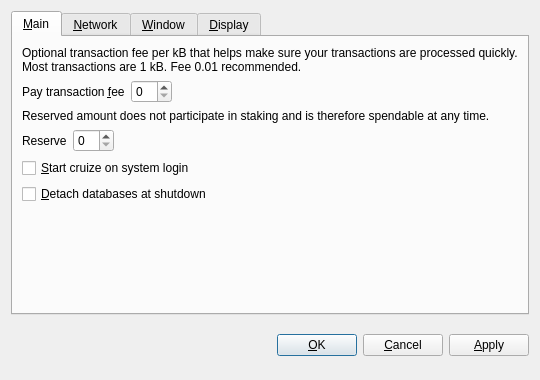
<?xml version="1.0" encoding="UTF-8"?>
<ui version="4.0">
 <class>OptionsDialog</class>
 <widget class="QDialog" name="OptionsDialog">
  <property name="geometry">
   <rect>
    <x>0</x>
    <y>0</y>
    <width>540</width>
    <height>380</height>
   </rect>
  </property>
  <property name="windowTitle">
   <string>Options</string>
  </property>
  <property name="modal">
   <bool>true</bool>
  </property>
  <layout class="QVBoxLayout" name="verticalLayout">
   <item>
    <widget class="QTabWidget" name="tabWidget">
     <property name="tabPosition">
      <enum>QTabWidget::North</enum>
     </property>
     <property name="currentIndex">
      <number>0</number>
     </property>
     <widget class="QWidget" name="tabMain">
      <attribute name="title">
       <string>&amp;Main</string>
      </attribute>
      <layout class="QVBoxLayout" name="verticalLayout_Main">
       <item>
        <widget class="QLabel" name="transactionFeeInfoLabel">
         <property name="text">
          <string>Optional transaction fee per kB that helps make sure your transactions are processed quickly. Most transactions are 1 kB. Fee 0.01 recommended.</string>
         </property>
         <property name="textFormat">
          <enum>Qt::PlainText</enum>
         </property>
         <property name="wordWrap">
          <bool>true</bool>
         </property>
        </widget>
       </item>
       <item>
        <layout class="QHBoxLayout" name="horizontalLayoutFee">
         <item>
          <widget class="QLabel" name="transactionFeeLabel">
           <property name="text">
            <string>Pay transaction &amp;fee</string>
           </property>
           <property name="textFormat">
            <enum>Qt::PlainText</enum>
           </property>
           <property name="buddy">
            <cstring>transactionFee</cstring>
           </property>
          </widget>
         </item>
         <item>
          <widget class="BitcoinAmountField" name="transactionFee"/>
         </item>
         <item>
          <spacer name="horizontalSpacerFee">
           <property name="orientation">
            <enum>Qt::Horizontal</enum>
           </property>
           <property name="sizeHint" stdset="0">
            <size>
             <width>40</width>
             <height>20</height>
            </size>
           </property>
          </spacer>
         </item>
        </layout>
       </item>
       <item>
        <widget class="QLabel" name="reserveBalanceInfoLabel">
         <property name="text">
          <string>Reserved amount does not participate in staking and is therefore spendable at any time.</string>
         </property>
         <property name="textFormat">
          <enum>Qt::PlainText</enum>
         </property>
         <property name="wordWrap">
          <bool>true</bool>
         </property>
        </widget>
       </item>
       <item>
        <layout class="QHBoxLayout" name="horizontalLayoutReserveBalance">
         <item>
          <widget class="QLabel" name="reserveBalanceLabel">
           <property name="text">
            <string>Reserve</string>
           </property>
           <property name="textFormat">
            <enum>Qt::PlainText</enum>
           </property>
           <property name="buddy">
            <cstring>reserveBalance</cstring>
           </property>
          </widget>
         </item>
         <item>
          <widget class="BitcoinAmountField" name="reserveBalance"/>
         </item>
         <item>
          <spacer name="horizontalSpacerReserveBalance">
           <property name="orientation">
            <enum>Qt::Horizontal</enum>
           </property>
           <property name="sizeHint" stdset="0">
            <size>
             <width>40</width>
             <height>20</height>
            </size>
           </property>
          </spacer>
         </item>
        </layout>
       </item>
       <item>
        <widget class="QCheckBox" name="bitcoinAtStartup">
         <property name="toolTip">
          <string>Automatically start cruize after logging in to the system.</string>
         </property>
         <property name="text">
          <string>&amp;Start cruize on system login</string>
         </property>
        </widget>
       </item>
       <item>
        <widget class="QCheckBox" name="detachDatabases">
         <property name="toolTip">
          <string>Detach block and address databases at shutdown. This means they can be moved to another data directory, but it slows down shutdown. The wallet is always detached.</string>
         </property>
         <property name="text">
          <string>&amp;Detach databases at shutdown</string>
         </property>
        </widget>
       </item>
       <item>
        <spacer name="verticalSpacer_Main">
         <property name="orientation">
          <enum>Qt::Vertical</enum>
         </property>
         <property name="sizeHint" stdset="0">
          <size>
           <width>20</width>
           <height>40</height>
          </size>
         </property>
        </spacer>
       </item>
      </layout>
     </widget>
     <widget class="QWidget" name="tabNetwork">
      <attribute name="title">
       <string>&amp;Network</string>
      </attribute>
      <layout class="QVBoxLayout" name="verticalLayout_Network">
       <item>
        <widget class="QCheckBox" name="mapPortUpnp">
         <property name="toolTip">
          <string>Automatically open the cruize client port on the router. This only works when your router supports UPnP and it is enabled.</string>
         </property>
         <property name="text">
          <string>Map port using &amp;UPnP</string>
         </property>
        </widget>
       </item>
       <item>
        <widget class="QCheckBox" name="connectSocks">
         <property name="toolTip">
          <string>Connect to the cruize network through a SOCKS proxy (e.g. when connecting through Tor).</string>
         </property>
         <property name="text">
          <string>&amp;Connect through SOCKS proxy:</string>
         </property>
        </widget>
       </item>
       <item>
        <layout class="QHBoxLayout" name="horizontalLayout_Network">
         <item>
          <widget class="QLabel" name="proxyIpLabel">
           <property name="text">
            <string>Proxy &amp;IP:</string>
           </property>
           <property name="textFormat">
            <enum>Qt::PlainText</enum>
           </property>
           <property name="buddy">
            <cstring>proxyIp</cstring>
           </property>
          </widget>
         </item>
         <item>
          <widget class="QValidatedLineEdit" name="proxyIp">
           <property name="maximumSize">
            <size>
             <width>140</width>
             <height>16777215</height>
            </size>
           </property>
           <property name="toolTip">
            <string>IP address of the proxy (e.g. 127.0.0.1)</string>
           </property>
          </widget>
         </item>
         <item>
          <widget class="QLabel" name="proxyPortLabel">
           <property name="text">
            <string>&amp;Port:</string>
           </property>
           <property name="textFormat">
            <enum>Qt::PlainText</enum>
           </property>
           <property name="buddy">
            <cstring>proxyPort</cstring>
           </property>
          </widget>
         </item>
         <item>
          <widget class="QLineEdit" name="proxyPort">
           <property name="maximumSize">
            <size>
             <width>55</width>
             <height>16777215</height>
            </size>
           </property>
           <property name="toolTip">
            <string>Port of the proxy (e.g. 9050)</string>
           </property>
          </widget>
         </item>
         <item>
          <widget class="QLabel" name="socksVersionLabel">
           <property name="text">
            <string>SOCKS &amp;Version:</string>
           </property>
           <property name="textFormat">
            <enum>Qt::PlainText</enum>
           </property>
           <property name="buddy">
            <cstring>socksVersion</cstring>
           </property>
          </widget>
         </item>
         <item>
          <widget class="QValueComboBox" name="socksVersion">
           <property name="toolTip">
            <string>SOCKS version of the proxy (e.g. 5)</string>
           </property>
          </widget>
         </item>
         <item>
          <spacer name="horizontalSpacer_Network">
           <property name="orientation">
            <enum>Qt::Horizontal</enum>
           </property>
           <property name="sizeHint" stdset="0">
            <size>
             <width>40</width>
             <height>20</height>
            </size>
           </property>
          </spacer>
         </item>
        </layout>
       </item>
       <item>
        <spacer name="verticalSpacer_Network">
         <property name="orientation">
          <enum>Qt::Vertical</enum>
         </property>
         <property name="sizeHint" stdset="0">
          <size>
           <width>20</width>
           <height>40</height>
          </size>
         </property>
        </spacer>
       </item>
      </layout>
     </widget>
     <widget class="QWidget" name="tabWindow">
      <attribute name="title">
       <string>&amp;Window</string>
      </attribute>
      <layout class="QVBoxLayout" name="verticalLayout_Window">
       <item>
        <widget class="QCheckBox" name="minimizeToTray">
         <property name="toolTip">
          <string>Show only a tray icon after minimizing the window.</string>
         </property>
         <property name="text">
          <string>&amp;Minimize to the tray instead of the taskbar</string>
         </property>
        </widget>
       </item>
       <item>
        <widget class="QCheckBox" name="minimizeOnClose">
         <property name="toolTip">
          <string>Minimize instead of exit the application when the window is closed. When this option is enabled, the application will be closed only after selecting Quit in the menu.</string>
         </property>
         <property name="text">
          <string>M&amp;inimize on close</string>
         </property>
        </widget>
       </item>
       <item>
        <spacer name="verticalSpacer_Window">
         <property name="orientation">
          <enum>Qt::Vertical</enum>
         </property>
         <property name="sizeHint" stdset="0">
          <size>
           <width>20</width>
           <height>40</height>
          </size>
         </property>
        </spacer>
       </item>
      </layout>
     </widget>
     <widget class="QWidget" name="tabDisplay">
      <attribute name="title">
       <string>&amp;Display</string>
      </attribute>
      <layout class="QVBoxLayout" name="verticalLayout_Display">
       <item>
        <layout class="QHBoxLayout" name="horizontalLayout_1_Display">
         <item>
          <widget class="QLabel" name="langLabel">
           <property name="text">
            <string>User Interface &amp;language:</string>
           </property>
           <property name="textFormat">
            <enum>Qt::PlainText</enum>
           </property>
           <property name="buddy">
            <cstring>lang</cstring>
           </property>
          </widget>
         </item>
         <item>
          <widget class="QValueComboBox" name="lang">
           <property name="toolTip">
            <string>The user interface language can be set here. This setting will take effect after restarting cruize.</string>
           </property>
          </widget>
         </item>
        </layout>
       </item>
       <item>
        <layout class="QHBoxLayout" name="horizontalLayout_2_Display">
         <item>
          <widget class="QLabel" name="unitLabel">
           <property name="text">
            <string>&amp;Unit to show amounts in:</string>
           </property>
           <property name="textFormat">
            <enum>Qt::PlainText</enum>
           </property>
           <property name="buddy">
            <cstring>unit</cstring>
           </property>
          </widget>
         </item>
         <item>
          <widget class="QValueComboBox" name="unit">
           <property name="toolTip">
            <string>Choose the default subdivision unit to show in the interface and when sending coins.</string>
           </property>
          </widget>
         </item>
        </layout>
       </item>
       <item>
        <widget class="QCheckBox" name="displayAddresses">
         <property name="toolTip">
          <string>Whether to show cruize addresses in the transaction list or not.</string>
         </property>
         <property name="text">
          <string>&amp;Display addresses in transaction list</string>
         </property>
        </widget>
       </item>
       <item>
        <widget class="QCheckBox" name="coinControlFeatures">
         <property name="toolTip">
          <string>Whether to show coin control features or not.</string>
         </property>
         <property name="text">
          <string>Display coin &amp;control features (experts only!)</string>
         </property>
        </widget>
       </item>
       <item>
        <spacer name="verticalSpacer_Display">
         <property name="orientation">
          <enum>Qt::Vertical</enum>
         </property>
         <property name="sizeHint" stdset="0">
          <size>
           <width>20</width>
           <height>40</height>
          </size>
         </property>
        </spacer>
       </item>
      </layout>
     </widget>
    </widget>
   </item>
   <item>
    <layout class="QHBoxLayout" name="horizontalLayout_Buttons">
     <item>
      <spacer name="horizontalSpacer_1">
       <property name="orientation">
        <enum>Qt::Horizontal</enum>
       </property>
       <property name="sizeHint" stdset="0">
        <size>
         <width>40</width>
         <height>48</height>
        </size>
       </property>
      </spacer>
     </item>
     <item>
      <widget class="QLabel" name="statusLabel">
       <property name="font">
        <font>
         <weight>50</weight>
         <bold>false</bold>
        </font>
       </property>
       <property name="text">
        <string/>
       </property>
       <property name="textFormat">
        <enum>Qt::PlainText</enum>
       </property>
       <property name="wordWrap">
        <bool>true</bool>
       </property>
      </widget>
     </item>
     <item>
      <spacer name="horizontalSpacer_2">
       <property name="orientation">
        <enum>Qt::Horizontal</enum>
       </property>
       <property name="sizeHint" stdset="0">
        <size>
         <width>40</width>
         <height>48</height>
        </size>
       </property>
      </spacer>
     </item>
     <item>
      <widget class="QPushButton" name="okButton">
       <property name="text">
        <string>&amp;OK</string>
       </property>
      </widget>
     </item>
     <item>
      <widget class="QPushButton" name="cancelButton">
       <property name="text">
        <string>&amp;Cancel</string>
       </property>
       <property name="autoDefault">
        <bool>false</bool>
       </property>
      </widget>
     </item>
     <item>
      <widget class="QPushButton" name="applyButton">
       <property name="text">
        <string>&amp;Apply</string>
       </property>
       <property name="autoDefault">
        <bool>false</bool>
       </property>
      </widget>
     </item>
    </layout>
   </item>
  </layout>
 </widget>
 <customwidgets>
  <customwidget>
   <class>BitcoinAmountField</class>
   <extends>QSpinBox</extends>
   <header>bitcoinamountfield.h</header>
   <container>1</container>
  </customwidget>
  <customwidget>
   <class>QValueComboBox</class>
   <extends>QComboBox</extends>
   <header>qvaluecombobox.h</header>
  </customwidget>
  <customwidget>
   <class>QValidatedLineEdit</class>
   <extends>QLineEdit</extends>
   <header>qvalidatedlineedit.h</header>
  </customwidget>
 </customwidgets>
 <resources/>
 <connections/>
</ui>
